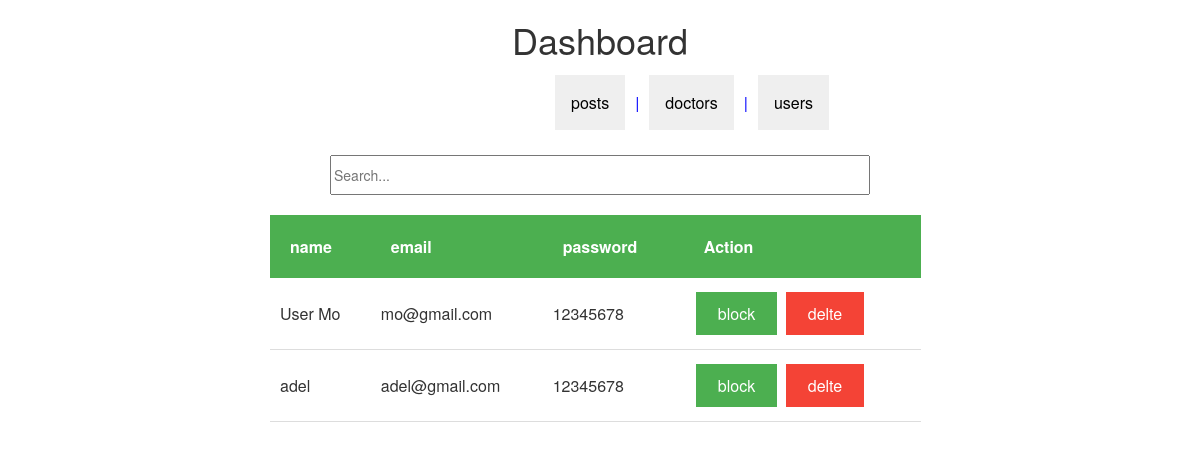
Screenshot of /admin-index.php with the database file from the repository.
### tables this page shows
CREATE TABLE `users` (
  `user_id` int(11) NOT NULL,
  `f_name` text NOT NULL,
  `l_name` text NOT NULL,
  `phone` text DEFAULT NULL,
  `address` text DEFAULT NULL,
  `user_name` text NOT NULL,
  `describe_user` varchar(255) NOT NULL,
  `Relationship` text NOT NULL,
  `user_pass` varchar(255) NOT NULL,
  `user_email` varchar(255) NOT NULL,
  `user_country` text NOT NULL,
  `user_gender` text NOT NULL,
  `user_birthday` text NOT NULL,
  `user_image` varchar(255) NOT NULL,
  `user_cover` varchar(255) NOT NULL,
  `user_reg_date` timestamp NOT NULL DEFAULT current_timestamp() ON UPDATE current_timestamp(),
  `status` text NOT NULL,
  `posts` text NOT NULL,
  `recovery_account` varchar(255) NOT NULL,
  `type` int(11) NOT NULL,
  `CV` varchar(255) DEFAULT NULL,
  `approved` int(11) DEFAULT NULL,
  `user_block` int(11) NOT NULL
);

### admin-index.php (the view, shortened to what this page needs)
<?php
include 'initialize.php';
?>
<!DOCTYPE html>
<html>
<head>
	<link rel="stylesheet" href="layout/css/Main.css" >
</head>
<body>
	<div class="admin_tasks" >
		<h1>
			 Dashboard
		</h1>
		<table>
			<tr>
				<td>  <div class="dropdown">
						  <button class="dropbtn"><a href="admin-posts-list.php">posts</a></button>
					  </div>
				</td>
				<td>|</td>
				<td>  <div class="dropdown">
						  <button class="dropbtn">doctors</button>
					  </div>
				</td>
				<td>|</td>
				<td>  <div class="dropdown">
						  <button class="dropbtn">users</button>
					  </div>
				</td>
			</tr>
		</table> <br>
		<input id="myInput" type="text" placeholder="Search..."> <br><br>
	</div>
	<div class="users_data" >
		<table>
			<tr>
				<th>name</th>
				<th>email</th>
				<th>password</th>
				<th>Action</th>
			</tr>
			<?php
			$user_data = $con->prepare("SELECT * FROM users WHERE type='2'and user_block='0'");
		$user_data ->execute();
		$posts = $user_data ->fetchAll();
		foreach ($posts as $key => $post)
		{
		    $first_name = $post['f_name'];
		    $email = $post['user_email'];
		    $password = $post['user_pass'];
		    $id=$post['user_id'];
		    echo "<tbody id='myTable'>";
	        echo "<tr> <form method='post'> ";
	        echo "<td>".$first_name."</td>";
	        echo "<td name='e22'>".$email."</td>";
	        echo "<td>".$password."</td>";
		    echo "<td>"."<button id='b3' name='b".$id."' class='users_data_button1' > block</button>
		                 <button id='b3' name='d".$id."' class='users_data_button2' > delte</button>
		         "."</td>";
		    echo "</tr> </form> ";
		    echo "</tbody>";
		}
				  ?>
			</table>
	</div>
</body>
</html>

### layout/css/Main.css (style rules this page uses)
body { overflow-x: hidden; }
.admin_tasks { text-align: center; }
.admin_tasks input { width: 45% ; height: 40px ; }
.admin_tasks table { width: 00px; height: 30px ; color: blue ; padding: 10px 10px ; margin-left: 550px ; }
.admin_tasks table td { padding: 5px 5px ; }
.admin_tasks a { text-decoration: none; color: black ; }
.dropbtn { color: black; padding: 16px; font-size: 16px; border: none; cursor: pointer; }
.users_data { margin-left: 270px ; text-align: left; height: 50px ; }
.users_data table { text-align: left; width: 70%; height: 50px ; padding: 20px 20px ; }
.users_data table th { padding: 20px 20px ; background-color: #4CAF50; color: white; }
.users_data table td { padding: 10px 10px ; border-bottom: 1px solid #ddd; text-align: left; }
.users_data button { border: none; color: white; padding: 10px 22px; text-align: center; text-decoration: none; font-size: 16px; margin: 4px 2px; cursor: pointer; }
.users_data_button1 { background-color: #4CAF50; }
.users_data_button2 { background-color:#f44336 ; }

### rows the page displays
users: f_name "User Mo", user_email "mo@gmail.com", user_pass "12345678"
users: f_name "adel", user_email "adel@gmail.com", user_pass "12345678"
